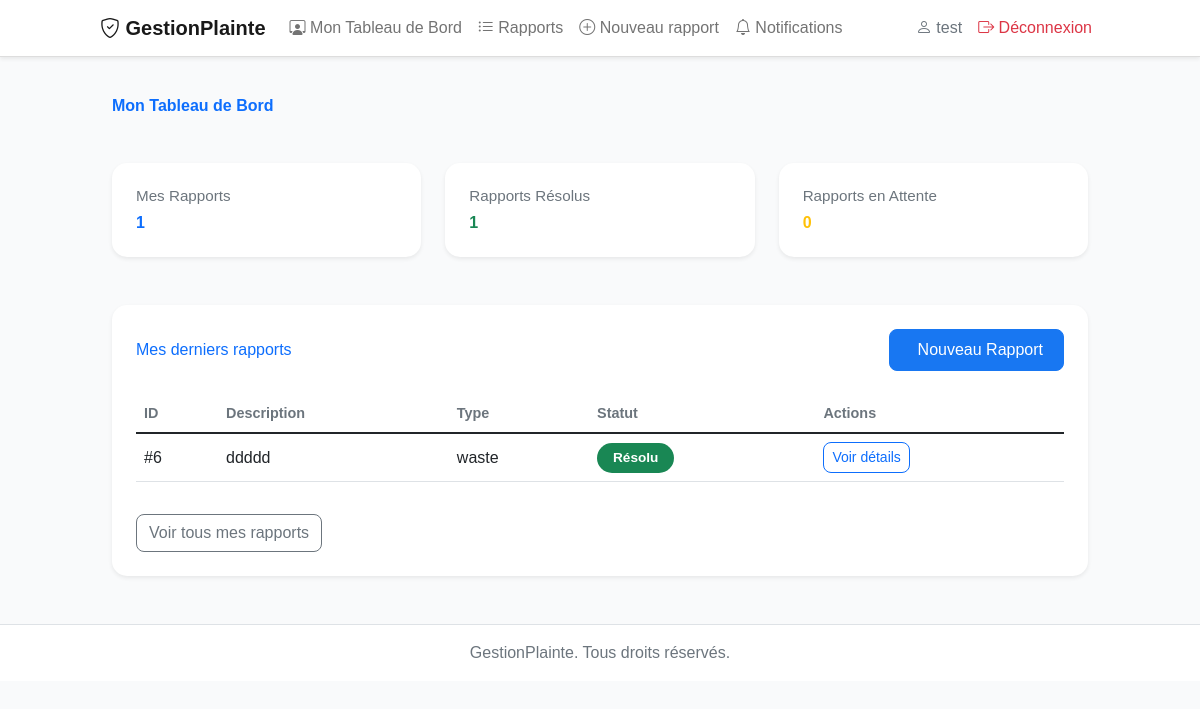
Page /tableau-de-bord-citoyen/ (signed in) on the earlier database version.
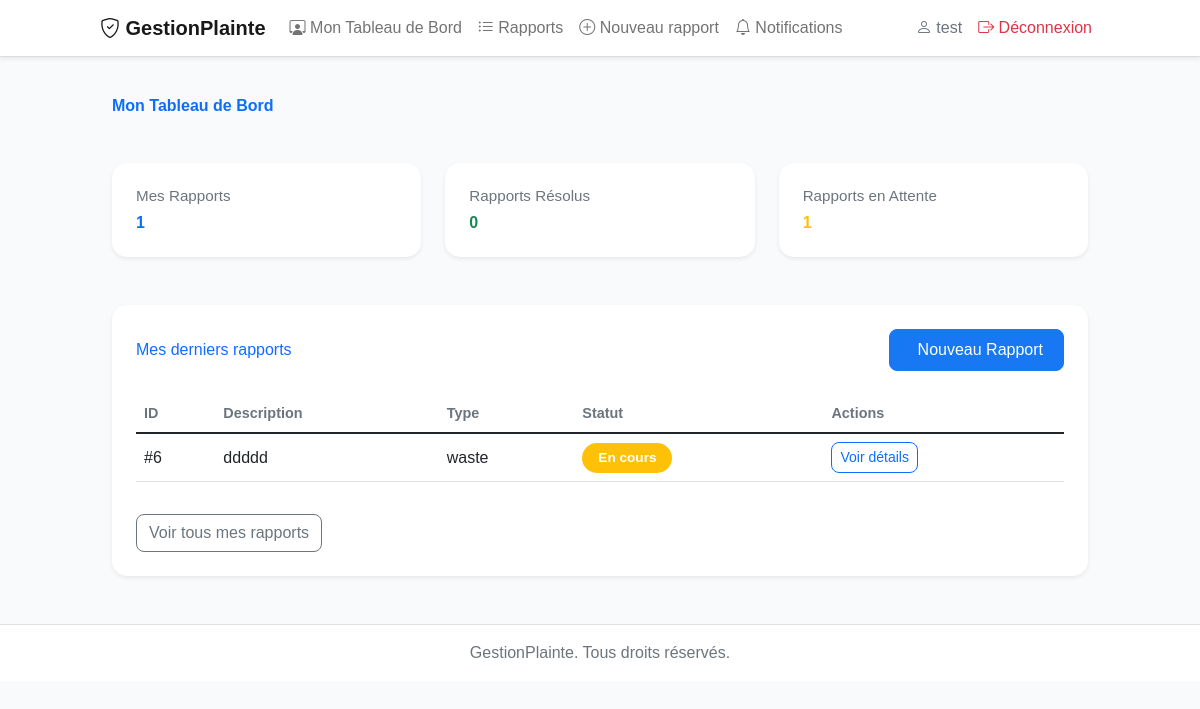
Same page on the later database version.
### plaintes/models.py (models this page shows, shortened)
class Report(models.Model):
    PROBLEM_TYPES = (
        ('waste', 'Déchets'),  # Problèmes liés aux déchets
        ('road', 'Routes endommagées'),  # Problèmes de routes
        ('water', 'Coupures d\'eau'),  # Problèmes d'approvisionnement en eau
        ('electricity', 'Problèmes électriques'),  # Problèmes d'électricité
        ('other', 'Autres'),  # Autres types de problèmes
    )
    STATUS_CHOICES = (
        ('received', 'Reçu'),  # Rapport reçu
        ('in_progress', 'En cours'),  # Rapport en cours de traitement
        ('rejected', 'Rejeté'),  # Rapport rejeté
        ('resolved', 'Résolu'),  # Rapport résolu
    )
    user = models.ForeignKey(User, on_delete=models.CASCADE)
    description = models.TextField()
    problem_type = models.CharField(max_length=20, choices=PROBLEM_TYPES, default='other')
    location = models.CharField(max_length=255)
    status = models.CharField(max_length=20, choices=STATUS_CHOICES, default='received')
    created_at = models.DateTimeField(auto_now_add=True)
    updated_at = models.DateTimeField(auto_now=True)
    media = models.FileField(upload_to='reports/', blank=True, null=True)

### plaintes/views.py (the view)
# urls.py: path('tableau-de-bord-citoyen/', views.tableau_de_bord_citoyen, name='tableau_de_bord_citoyen'),
@login_required
def tableau_de_bord_citoyen(request):
    rapports_utilisateur = Report.objects.filter(user=request.user)  # Récupérer les rapports de l'utilisateur connecté
    total_rapports = rapports_utilisateur.count()  # Nombre total de rapports de l'utilisateur
    rapports_resolus = rapports_utilisateur.filter(status='resolved').count()  # Nombre de rapports résolus
    rapports_en_attente = rapports_utilisateur.exclude(status='resolved').count()  # Nombre de rapports en attente
    rapports_recents = rapports_utilisateur.order_by('-created_at')[:5]  # 5 rapports les plus récents
    context = {
        'total_rapports': total_rapports,
        'rapports_resolus': rapports_resolus,
        'rapports_en_attente': rapports_en_attente,
        'rapports_recents': rapports_recents,
    }
    return render(request, 'plaintes/tableau_de_bord_citoyen.html', context)  # Affiche le tableau de bord citoyen

### plaintes/templates/plaintes/tableau_de_bord_citoyen.html (shortened to what the changed rows need)
{% extends 'plaintes/pricipal.html' %}
{% load static %}
{% block content %}
<div class="container py-4">
    <h2 class="mb-5 fw-bold" style="color: #0d6efd;">Mon Tableau de Bord</h2>
    <div class="row g-4 mb-5">
        <div class="col-md-4">
            <div class="card border-0 shadow-sm h-100" style="border-radius: 15px; transition: transform 0.2s;">
                <div class="card-body p-4">
                    <h6 class="text-muted mb-2" style="font-size: 0.95rem;">Rapports Résolus</h6>
                    <h3 class="mb-0 fw-bold" style="color: #198754;">{{ rapports_resolus }}</h3>
                </div>
            </div>
        </div>
        <div class="col-md-4">
            <div class="card border-0 shadow-sm h-100" style="border-radius: 15px; transition: transform 0.2s;">
                <div class="card-body p-4">
                    <h6 class="text-muted mb-2" style="font-size: 0.95rem;">Rapports en Attente</h6>
                    <h3 class="mb-0 fw-bold" style="color: #ffc107;">{{ rapports_en_attente }}</h3>
                </div>
            </div>
        </div>
    </div>
    <div class="row">
        <div class="col-12">
            <div class="card border-0 shadow-sm" style="border-radius: 15px;">
                <div class="card-body p-4">
                    {% if rapports_recents %}
                        <div class="table-responsive">
                            <table class="table table-hover align-middle">
                                <thead>
                                    <tr class="text-muted" style="font-size: 0.9rem;">
                                        <th>ID</th>
                                        <th>Description</th>
                                        <th>Type</th>
                                        <th>Statut</th>
                                        <th>Actions</th>
                                    </tr>
                                </thead>
                                <tbody>
                                    {% for rapport in rapports_recents %}
                                    <tr>
                                        <td class="fw-medium">#{{ rapport.id }}</td>
                                        <td>{{ rapport.description|truncatechars:50 }}</td>
                                        <td>{{ rapport.problem_type }}</td>
                                        <td>
                                            <span class="badge rounded-pill py-2 px-3
                                                {% if rapport.status == 'resolved' %}bg-success
                                                {% elif rapport.status == 'in_progress' %}bg-warning
                                                {% elif rapport.status == 'rejected' %}bg-danger
                                                {% else %}bg-primary{% endif %}"
                                                style="font-size: 0.85rem;">
                                                {{ rapport.get_status_display }}
                                            </span>
                                        </td>
                                        <td>
                                            <a href="{% url 'report_detail' rapport.id %}"
                                               class="btn btn-sm btn-outline-primary"
                                               style="border-radius: 8px;">Voir détails</a>
                                        </td>
                                    </tr>
                                    {% endfor %}
                                </tbody>
                            </table>
                        </div>
                    {% else %}
                        <div class="alert alert-info" style="border-radius: 10px;">
                            <i class="fas fa-info-circle me-2"></i>Vous n'avez pas encore créé de rapport.
                        </div>
                    {% endif %}
                </div>
            </div>
        </div>
    </div>
</div>
{% endblock %}

Differences in the rows shown:
changed Report "ddddd": status "Résolu" → "En cours"
Other differences:
{{ rapports_resolus }}: "1" → "0"
{{ rapports_en_attente }}: "0" → "1"
